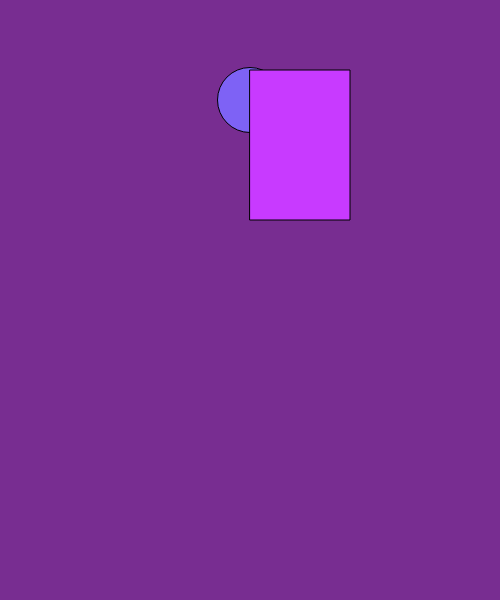
Frame 1 (no input)
Frame 60 (no input): identical to frame 1, image omitted
Frame 120 (the mouse pressed at the canvas centre since frame 60): identical to frame 1, image omitted

The p5.js sketch that drew this single still picture (run headless with seeded random() and noise() and a simulated clock; from frame 60 on, the mouse is pressed at the canvas centre):

// p5.js sketch
// ── sketch.js
function setup()
  {
    createCanvas(500,600);
  }
function draw()
  {
    background(120, 45, 145);
    fill(126, 98, 245)
    circle(250, 100, 65)
    fill(200, 58, 590)
    rect(250, 70, 100, 150)
  }
